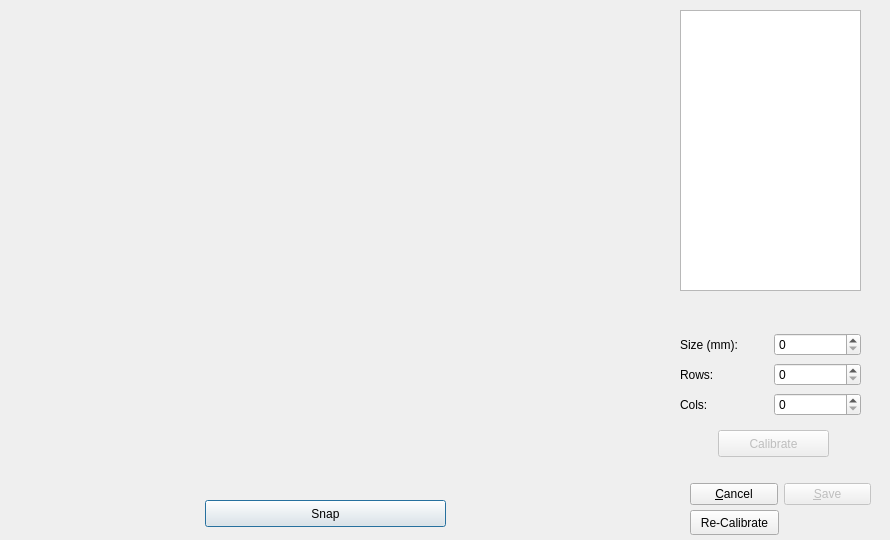
<?xml version="1.0" encoding="UTF-8"?>
<ui version="4.0">
 <class>SLCalibrationDialog</class>
 <widget class="QDialog" name="SLCalibrationDialog">
  <property name="geometry">
   <rect>
    <x>0</x>
    <y>0</y>
    <width>890</width>
    <height>540</height>
   </rect>
  </property>
  <property name="sizePolicy">
   <sizepolicy hsizetype="Fixed" vsizetype="Fixed">
    <horstretch>0</horstretch>
    <verstretch>0</verstretch>
   </sizepolicy>
  </property>
  <property name="minimumSize">
   <size>
    <width>890</width>
    <height>540</height>
   </size>
  </property>
  <property name="maximumSize">
   <size>
    <width>890</width>
    <height>540</height>
   </size>
  </property>
  <property name="windowTitle">
   <string>SL Calibration</string>
  </property>
  <property name="sizeGripEnabled">
   <bool>false</bool>
  </property>
  <widget class="SLVideoWidget" name="videoWidget" native="true">
   <property name="enabled">
    <bool>true</bool>
   </property>
   <property name="geometry">
    <rect>
     <x>10</x>
     <y>10</y>
     <width>651</width>
     <height>471</height>
    </rect>
   </property>
  </widget>
  <widget class="QPushButton" name="snapButton">
   <property name="geometry">
    <rect>
     <x>205</x>
     <y>500</y>
     <width>241</width>
     <height>27</height>
    </rect>
   </property>
   <property name="text">
    <string>Snap</string>
   </property>
  </widget>
  <widget class="QListWidget" name="listWidget">
   <property name="geometry">
    <rect>
     <x>680</x>
     <y>10</y>
     <width>181</width>
     <height>281</height>
    </rect>
   </property>
  </widget>
  <widget class="QPushButton" name="calibrateButton">
   <property name="enabled">
    <bool>false</bool>
   </property>
   <property name="geometry">
    <rect>
     <x>718</x>
     <y>430</y>
     <width>111</width>
     <height>27</height>
    </rect>
   </property>
   <property name="text">
    <string>Calibrate</string>
   </property>
  </widget>
  <widget class="QWidget" name="layoutWidget">
   <property name="geometry">
    <rect>
     <x>680</x>
     <y>330</y>
     <width>181</width>
     <height>29</height>
    </rect>
   </property>
   <layout class="QHBoxLayout" name="horizontalLayout">
    <item>
     <widget class="QLabel" name="label">
      <property name="text">
       <string>Size (mm):</string>
      </property>
     </widget>
    </item>
    <item>
     <widget class="QSpinBox" name="checkerSizeBox"/>
    </item>
   </layout>
  </widget>
  <widget class="QWidget" name="layoutWidget">
   <property name="geometry">
    <rect>
     <x>680</x>
     <y>360</y>
     <width>181</width>
     <height>29</height>
    </rect>
   </property>
   <layout class="QHBoxLayout" name="horizontalLayout_2">
    <item>
     <widget class="QLabel" name="label_3">
      <property name="text">
       <string>Rows:</string>
      </property>
     </widget>
    </item>
    <item>
     <widget class="QSpinBox" name="checkerRowsBox"/>
    </item>
   </layout>
  </widget>
  <widget class="QWidget" name="layoutWidget">
   <property name="geometry">
    <rect>
     <x>680</x>
     <y>390</y>
     <width>181</width>
     <height>29</height>
    </rect>
   </property>
   <layout class="QHBoxLayout" name="horizontalLayout_3">
    <item>
     <widget class="QLabel" name="label_4">
      <property name="text">
       <string>Cols:</string>
      </property>
     </widget>
    </item>
    <item>
     <widget class="QSpinBox" name="checkerColsBox"/>
    </item>
   </layout>
  </widget>
  <widget class="QWidget" name="layoutWidget">
   <property name="geometry">
    <rect>
     <x>690</x>
     <y>480</y>
     <width>181</width>
     <height>29</height>
    </rect>
   </property>
   <layout class="QHBoxLayout" name="horizontalLayout_4">
    <item>
     <widget class="QPushButton" name="cancelButton">
      <property name="text">
       <string>&amp;Cancel</string>
      </property>
     </widget>
    </item>
    <item>
     <widget class="QPushButton" name="saveButton">
      <property name="enabled">
       <bool>false</bool>
      </property>
      <property name="text">
       <string>&amp;Save</string>
      </property>
     </widget>
    </item>
   </layout>
  </widget>
  <widget class="QPushButton" name="pushButton">
   <property name="geometry">
    <rect>
     <x>690</x>
     <y>510</y>
     <width>89</width>
     <height>25</height>
    </rect>
   </property>
   <property name="text">
    <string>Re-Calibrate</string>
   </property>
  </widget>
 </widget>
 <customwidgets>
  <customwidget>
   <class>SLVideoWidget</class>
   <extends>QWidget</extends>
   <header>SLVideoWidget.h</header>
   <container>1</container>
  </customwidget>
 </customwidgets>
 <resources/>
 <connections>
  <connection>
   <sender>cancelButton</sender>
   <signal>clicked()</signal>
   <receiver>SLCalibrationDialog</receiver>
   <slot>close()</slot>
   <hints>
    <hint type="sourcelabel">
     <x>703</x>
     <y>498</y>
    </hint>
    <hint type="destinationlabel">
     <x>628</x>
     <y>510</y>
    </hint>
   </hints>
  </connection>
 </connections>
</ui>
